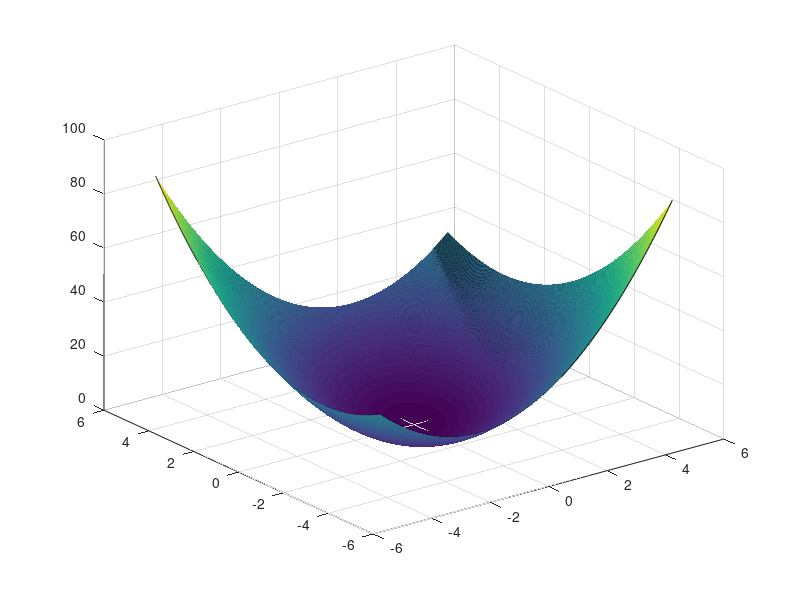
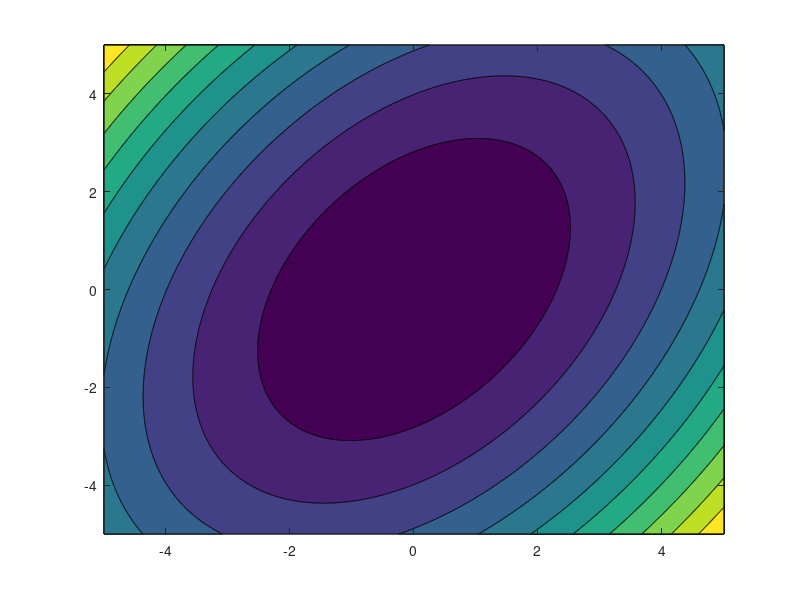
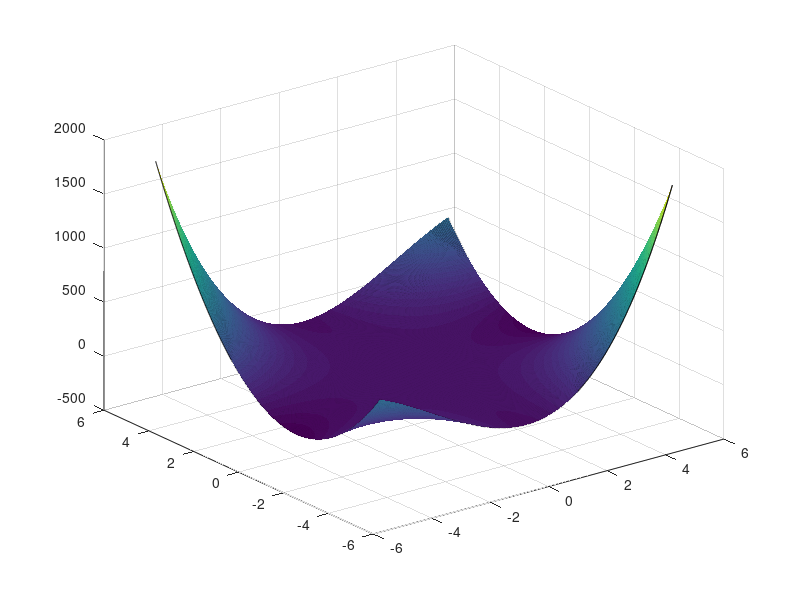
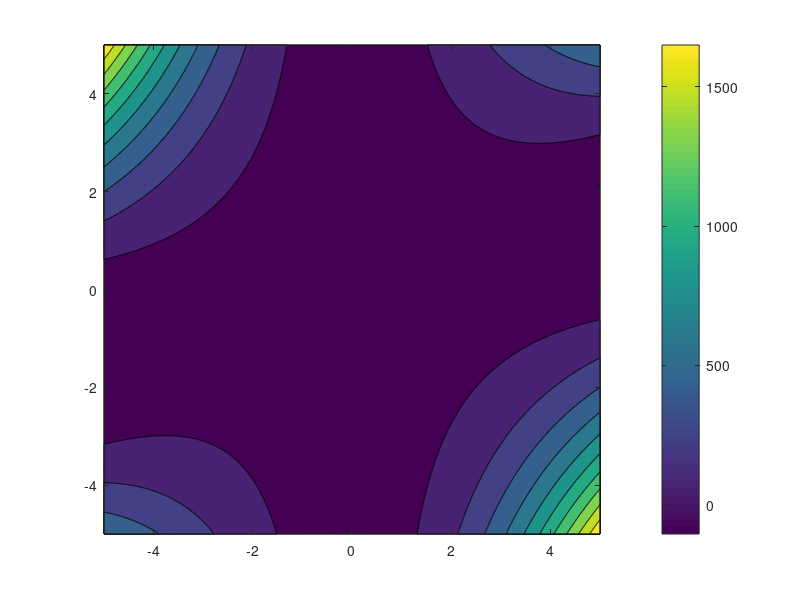

MATLAB code for these plots, in order: (Note: this script raises an error after producing the figures.)
%% Prob. 3.
clear; close all

x = -5:.01:5;
V = @(x1, x2) 3/2*x1.^2 - x1.*x2 + x2.^2;
V_dot = @(x1, x2) -x1.^2.*(1 + x1.*x2) - x2.^2.*(1-2*x1.^2);
[X, Y] = meshgrid(x, x);

colormap('default')
surf(x, x, V(X,Y))
figure
contourf(x,x, V(X,Y))
figure
surf(x,x, V_dot(X,Y))
colormap('default')
figure
contourf(x,x,V_dot(X,Y))
colorbar

%% Problem 5f
clear
close all

p0 = [0; 0; 0];
pdot0 = [0; 0; 0];
[t, p] = ode45(@midterm5, [0, 20], [p0; pdot0], []);

% t = linspace(0, 20, 1001);
pd = [sin(3*pi*t + pi/2), sin(2*pi*t), repmat(-1, size(t))];
pd_dot = [3*pi*cos(3*pi*t + pi/2), 2*pi*cos(2*pi*t), repmat(-1, size(t))];

subplot(2,2,1)
plot3(p(:,1), p(:,2), p(:,3))
hold on 
plot3(pd(:,1), pd(:,2), pd(:,3), 'r-')
legend('p', 'pd')

% figure
% plot3(p(:,4), p(:,5), p(:,6))
% hold on 
% plot3(pd_dot(:,1), pd_dot(:,2), pd_dot(:,3), 'r-')
% legend('p_dot', 'pd_dot')

kp = 25;
kv = 5;
u = -kp*p(:,1:3) - kv*p(:,4:6);
max(abs(u))

subplot(2,2,2)
% plot(t, p(:,1), t, p(:,2), t, p(:,3))
plot(t, p(:,1:3))
axis([0 max(t) -5 5 ])
xlabel('t')
ylabel('e_{p}')
legend('ep(1)', 'ep(2)', 'ep(3)')
title('e_{p} vs. time')

subplot(2,2,3)
% plot(t, p(:,4), t, p(:,5), t, p(:,6))
plot(t, p(:,4:6))
% axis([0 max(t) -5 5 ])
xlabel('t')
ylabel('e_{v}')
legend('ev(1)', 'ev(2)', 'ev(3)')
title('e_{v} vs. time')

subplot(2,2,4)
plot(t, u)
xlabel('time')
ylabel('u')
title('u vs. time')
legend('u1', 'u2', 'u3')